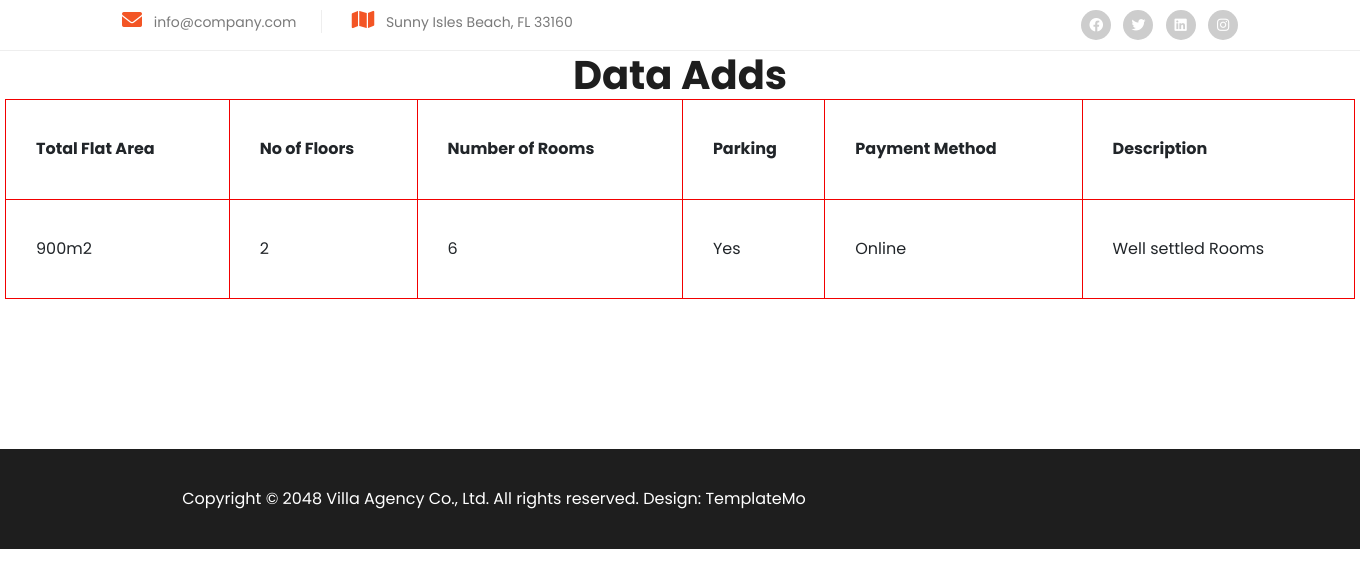
/views/, run on the app's committed database.
### villapp/models.py (models this page shows, shortened)
class sdata(models.Model):
    t1=models.CharField(max_length=55)
    t2=models.CharField(max_length=55)
    t3=models.CharField(max_length=55)
    t4=models.CharField(max_length=55)
    t5=models.CharField(max_length=55)
    t6=models.ImageField(upload_to='images/')

### villapp/views.py (the view)
# urls.py: path('views/',views.admin_views_datas, name='views'),
def admin_views_datas(request):
    views=sdata.objects.all()
    return render(request, 'admin_data_view.html',{'userss':views})

### templates/admin_data_view.html (shortened to what this page needs)
{%load static%}
<!DOCTYPE html>
<html lang="en">
  <head>
    <link rel="stylesheet" href="{% static 'vendor/bootstrap/css/bootstrap.min.css' %}">
    <link rel="stylesheet" href="{% static 'css/fontawesome.css' %}">
    <link rel="stylesheet" href="{% static 'css/templatemo-villa-agency.css' %}">
    <link rel="stylesheet" href="{% static 'css/owl.css' %}">
    <link rel="stylesheet" href="{% static 'css/animate.css' %}">
    <link rel="stylesheet"href="https://unpkg.com/swiper@7/swiper-bundle.min.css"/>
  </head>
<body>
  <div class="sub-header">
    <div class="container">
      <div class="row">
        <div class="col-lg-8 col-md-8">
          <ul class="info">
            <li><i class="fa fa-envelope"></i> info@company.com</li>
            <li><i class="fa fa-map"></i> Sunny Isles Beach, FL 33160</li>
          </ul>
        </div>
        <div class="col-lg-4 col-md-4">
          <ul class="social-links">
            <li><a href="#"><i class="fab fa-facebook"></i></a></li>
            <li><a href="https://x.com/minthu" target="_blank"><i class="fab fa-twitter"></i></a></li>
            <li><a href="#"><i class="fab fa-linkedin"></i></a></li>
            <li><a href="#"><i class="fab fa-instagram"></i></a></li>
          </ul>
        </div>
      </div>
    </div>
  </div>
  <center>
    <h1>Data Adds</h1>
<table style="width:1350px ; height: 200px;">
    <th>Total Flat Area</th>
    <th>No of Floors</th>
    <th>Number of Rooms</th>
    <th>Parking</th>
    <th>Payment Method</th>
    <th>Description</th>
    {% for obj in userss %}
    <tr>
        <td>{{obj.t1}}</td>
        <td>{{obj.t2}}</td>
        <td>{{obj.t3}}</td>
        <td>{{obj.t4}}</td>
        <td>{{obj.t5}}</td>
        <td>{{obj.t6}}</td>
    </tr>
    {% endfor %}
</table>
</center>
  <footer>
    <div class="container">
      <div class="col-lg-8">
        <p>Copyright © 2048 Villa Agency Co., Ltd. All rights reserved.
        Design: <a rel="nofollow" href="https://templatemo.com" target="_blank">TemplateMo</a></p>
      </div>
    </div>
  </footer>
  </body>
</html>

### static/css/templatemo-villa-agency.css (style rules this page uses)
html, body, div, span, applet, object, iframe, h1, h2, h3, h4, h5, h6, p, blockquote, div pre, a, abbr, acronym, address, big, cite, code, del, dfn, em, font, img, ins, kbd, q, s, samp, small, strike, strong, sub, sup, tt, var, b, u, i, center, dl, dt, dd, ol, ul, li, figure, header, nav, section, article, aside, footer, figcaption { margin: 0; padding: 0; border: 0; outline: 0; }
ul, li { padding: 0; margin: 0; list-style: none; }
header, nav, section, article, aside, footer, hgroup { display: block; }
* { box-sizing: border-box; }
html, body { font-family: 'Poppins', sans-serif; -ms-text-size-adjust: 100%; -webkit-font-smoothing: antialiased; -moz-osx-font-smoothing: grayscale; }
a { text-decoration: none !important; }
h1, h2, h3, h4, h5, h6 { color: #1e1e1e; margin-top: 0px; margin-bottom: 0px; font-weight: 700; }
ul { margin-bottom: 0px; }
p { font-size: 14px; line-height: 28px; color: #4a4a4a; }
html, body { font-family: 'Poppins', sans-serif; }
.sub-header { background-color: #fff; padding: 10px 0px; border-bottom: 1px solid #eee; }
.sub-header ul li { display: inline-block; }
.sub-header ul.social-links { text-align: right; }
.sub-header ul.social-links li { margin-left: 8px; }
.sub-header ul.social-links li a { display: inline-block; width: 30px; height: 30px; background-color: #cdcdcd; border-radius: 50%; text-align: center; line-height: 30px; color: #fff; font-size: 14px; transition: all .3s; }
.sub-header ul.info li { font-size: 14px; color: #7a7a7a; border-right: 1px solid #eee; margin-right: 25px; padding-right: 25px; }
.sub-header ul.info li:last-child { margin-right: 0px; padding-right: 0px; border-right: none; }
.sub-header ul.info li i { font-size: 20px; color: #f35525; margin-right: 8px; }
footer { margin-top: 150px; background-color: #1e1e1e; min-height: 100px; }
footer p { text-align: center; line-height: 100px; color: #fff; font-size: 16px; font-weight: 400; }
footer p a { color: #fff; transition: all .3s; position: relative; z-index: 3; }
body { overflow-x: hidden; }

### templates/admin_data_view.html (style rules this page uses)
table, th, td { border: 1px solid rgb(242, 0, 0); border-collapse: collapse; padding-left: 30px; }
th,td { text-align:left }

### data on the page
sdata: t1 "900m2", t2 "2", t3 "6", t4 "Yes", t5 "Online", t6 "Well settled Rooms"
